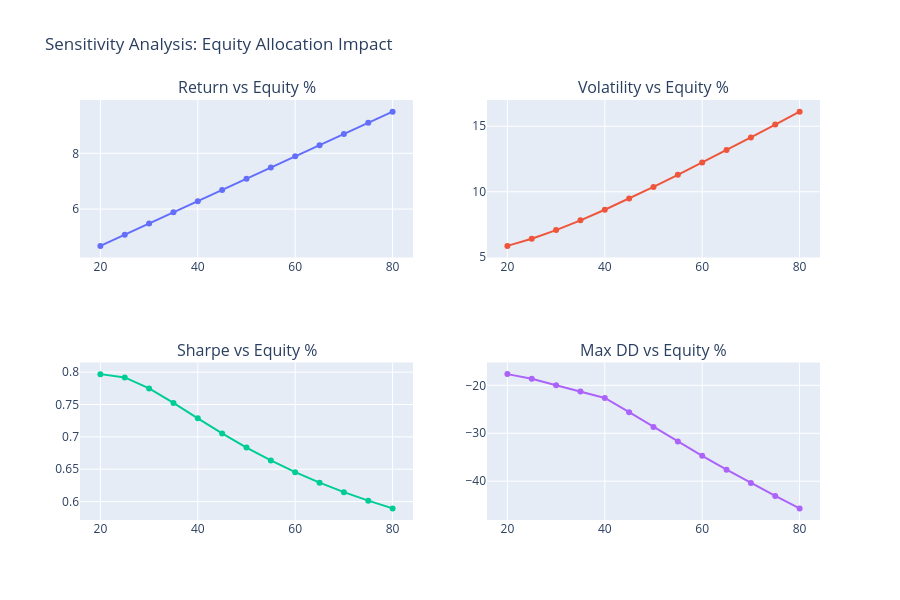

The notebook cell saved with this chart:
### Code cell
# Add risk-adjusted metrics to sensitivity panel
fig.add_trace(
    go.Scatter(x=sensitivity_df["weight"] * 100, y=sensitivity_df["sharpe"], mode="lines+markers"),
    row=2,
    col=1,
)

fig.add_trace(
    go.Scatter(
        x=sensitivity_df["weight"] * 100,
        y=sensitivity_df["max_drawdown"] * 100,
        mode="lines+markers",
    ),
    row=2,
    col=2,
)

fig.update_layout(
    title="Sensitivity Analysis: Equity Allocation Impact", height=600, showlegend=False
)
fig.show()

### Figure 1 — Plotly figure (JSON) as saved in the notebook; plotly's stock layout.template omitted (floating-point values rounded to 4 significant figures)
{"data": [{"mode": "lines+markers", "type": "scatter", "x": [20.0, 25.0, 30.0, 35.0, 40.0, 45.0, 50.0, 55.0, 60.0, 65.0, 70.0, 75.0, 80.0], "xaxis": "x", "y": [4.678, 5.079, 5.481, 5.883, 6.284, 6.686, 7.088, 7.49, 7.891, 8.293, 8.695, 9.096, 9.498], "yaxis": "y"}, {"mode": "lines+markers", "type": "scatter", "x": [20.0, 25.0, 30.0, 35.0, 40.0, 45.0, 50.0, 55.0, 60.0, 65.0, 70.0, 75.0, 80.0], "xaxis": "x2", "y": [5.869, 6.415, 7.074, 7.818, 8.625, 9.48, 10.37, 11.29, 12.23, 13.18, 14.15, 15.13, 16.11], "yaxis": "y2"}, {"mode": "lines+markers", "type": "scatter", "x": [20.0, 25.0, 30.0, 35.0, 40.0, 45.0, 50.0, 55.0, 60.0, 65.0, 70.0, 75.0, 80.0], "xaxis": "x3", "y": [0.797, 0.7919, 0.7749, 0.7525, 0.7286, 0.7053, 0.6835, 0.6636, 0.6455, 0.6292, 0.6146, 0.6014, 0.5895], "yaxis": "y3"}, {"mode": "lines+markers", "type": "scatter", "x": [20.0, 25.0, 30.0, 35.0, 40.0, 45.0, 50.0, 55.0, 60.0, 65.0, 70.0, 75.0, 80.0], "xaxis": "x4", "y": [-17.66, -18.63, -19.98, -21.31, -22.64, -25.6, -28.68, -31.73, -34.7, -37.58, -40.37, -43.06, -45.66], "yaxis": "y4"}], "layout": {"annotations": [{"font": {"size": 16}, "showarrow": false, "text": "Return vs Equity %", "x": 0.225, "xanchor": "center", "xref": "paper", "y": 1.0, "yanchor": "bottom", "yref": "paper"}, {"font": {"size": 16}, "showarrow": false, "text": "Volatility vs Equity %", "x": 0.775, "xanchor": "center", "xref": "paper", "y": 1.0, "yanchor": "bottom", "yref": "paper"}, {"font": {"size": 16}, "showarrow": false, "text": "Sharpe vs Equity %", "x": 0.225, "xanchor": "center", "xref": "paper", "y": 0.375, "yanchor": "bottom", "yref": "paper"}, {"font": {"size": 16}, "showarrow": false, "text": "Max DD vs Equity %", "x": 0.775, "xanchor": "center", "xref": "paper", "y": 0.375, "yanchor": "bottom", "yref": "paper"}], "height": 600, "showlegend": false, "title": {"text": "Sensitivity Analysis: Equity Allocation Impact"}, "xaxis": {"anchor": "y", "domain": [0.0, 0.45]}, "xaxis2": {"anchor": "y2", "domain": [0.55, 1.0]}, "xaxis3": {"anchor": "y3", "domain": [0.0, 0.45]}, "xaxis4": {"anchor": "y4", "domain": [0.55, 1.0]}, "yaxis": {"anchor": "x", "domain": [0.625, 1.0]}, "yaxis2": {"anchor": "x2", "domain": [0.625, 1.0]}, "yaxis3": {"anchor": "x3", "domain": [0.0, 0.375]}, "yaxis4": {"anchor": "x4", "domain": [0.0, 0.375]}}}
